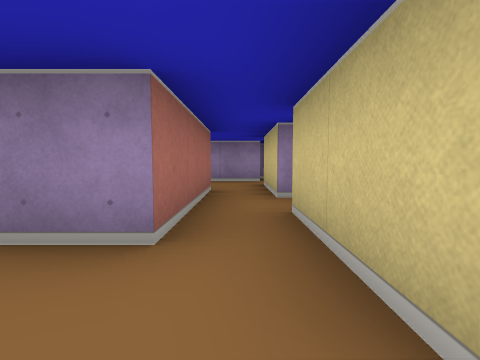
[1] (above)

14 first-person views from a walk through a cub3D ray-caster map. The camera is about half as high as the walls, tilts 4° down and sees 85° across. The floor is counted in squares. Each view is taken from the middle of a square. On the plan, view 1 faces up. The plan holds only what a view shows up to about 9 squares ahead; the rest is blank.

[2]
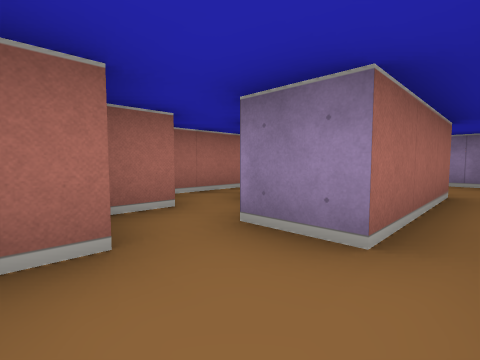

[3]
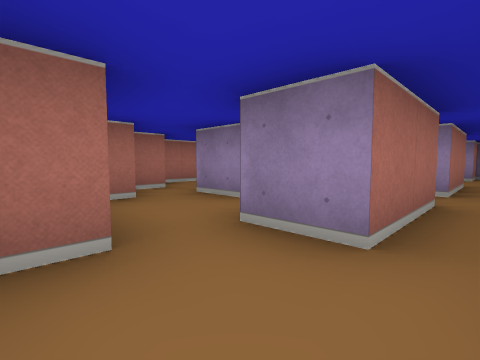

[4]
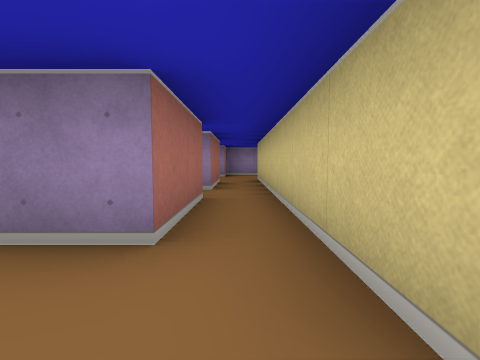

[5]
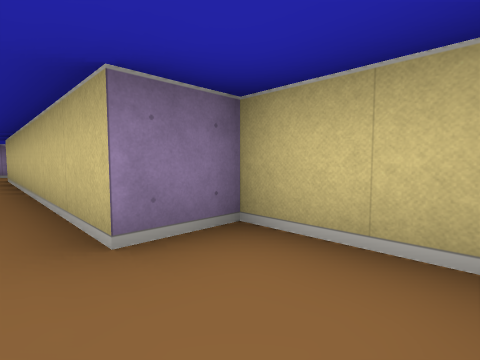

[6]
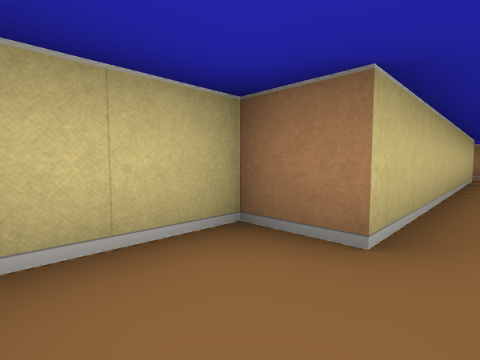

[7]
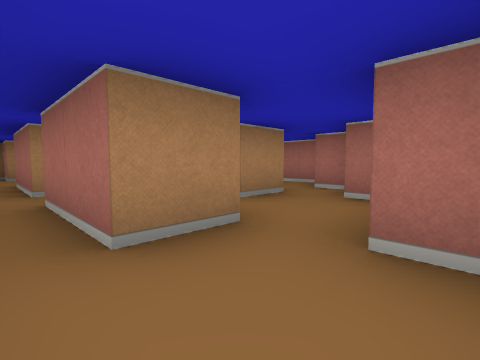

[8]
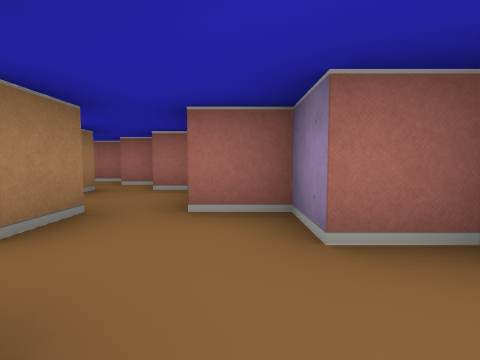

[9]
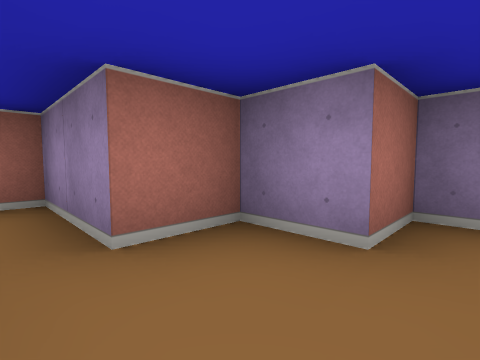

[10]
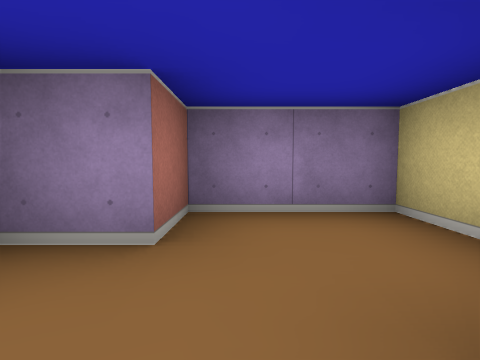

[11]
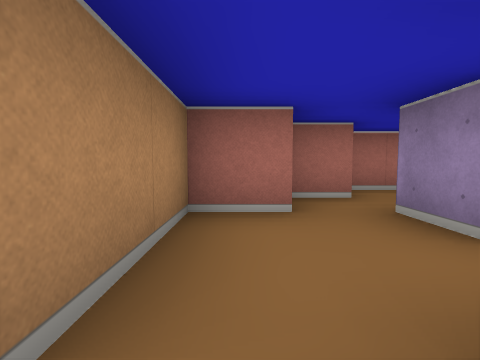

[12]
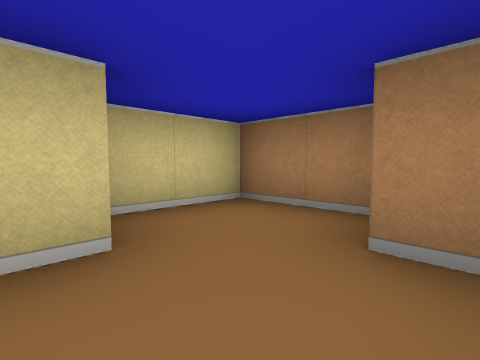

[13]
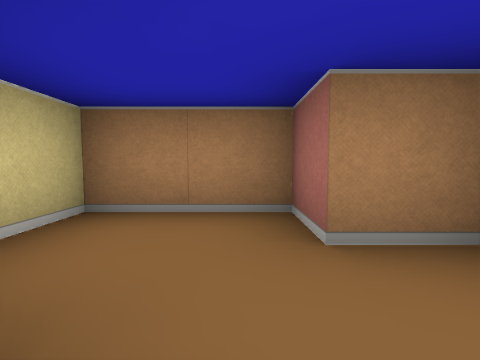

[14]
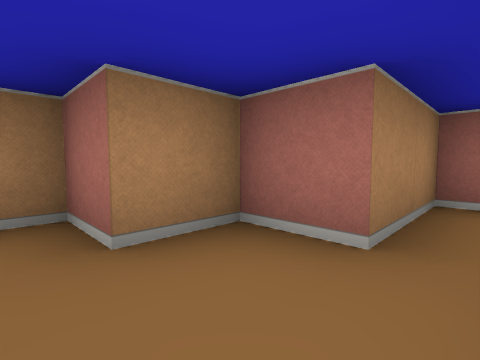

### Floor plan
Ten units are one square. View 1 is at (0, 0); x grows to the right and y downward. Boxes are objects, and circles mark ways between rooms. Rooms are numbered by the first view taken in them; rooms with no view inside come last. Other rooms are left out.
<svg viewBox="-30 -90 70 120">
<path fill="none" stroke="#000" d="M-15 -6 -15 5 5 5M-5 -15 -15 -15M5 -5 5 -15M-25 -16 -25 -6M5 5 5 15 15 15 15 25 35 25 35 5 25 5 25 -25M15 -26 15 -5 5 -5M5 -55 15 -55 15 -35M25 -35 25 -65 35 -65 35 -85 15 -85 15 -75 5 -75 5 -65M-15 -45 -5 -45M-25 -52 -25 -45M5 -45 5 -55M5 -65 -15 -65 -15 -55M5 -35 5 -45M-5 -45 -5 -15M5 -15 5 -25M15 -35 5 -35M25 -25 25 -35"/>
<circle cx="10" cy="0" r="3" fill="#2a7"/>
<circle cx="0" cy="-20" r="3" fill="#2a7"/>
<circle cx="20" cy="-15" r="3" fill="#2a7"/>
<circle cx="10" cy="-60" r="3" fill="#2a7"/>
<circle cx="20" cy="-45" r="3" fill="#2a7"/>
<circle cx="0" cy="-40" r="3" fill="#2a7"/>
<circle cx="10" cy="-30" r="3" fill="#2a7"/>
<text x="-10" y="-10">1</text>
<text x="20" y="0">2</text>
<text x="20" y="-60">3</text>
<text x="-10" y="-50">4</text>
<text x="0" y="-30">5</text>
<text x="10" y="-30">6</text>
</svg>
Room 1 opens to room 2. Room 1 opens to room 5. Room 2 opens to room 6. Room 3 opens to room 4. Room 3 opens to room 6. Room 4 opens to room 5. Room 5 opens to room 6.

Where each view was taken, in squares from view 1:
view 1: 0 up, 0 right, facing up
view 2: 0 up, 0 right, facing up-left
view 3: 1 down, 2 right, facing up-left
view 4: 1 down, 2 right, facing up
view 5: 2 down, 2 right, facing up-right
view 6: 8 up, 2 right, facing down-right
view 7: 7 up, 2 right, facing down-left
view 8: 7 up, 3 right, facing left
view 9: 6 up, 2 right, facing up-left
view 10: 6 up, 2 right, facing up
view 11: 0 up, 1 right, facing left
view 12: 0 up, 1 right, facing down-right
view 13: 0 up, 2 right, facing down
view 14: 0 up, 2 right, facing down-left
